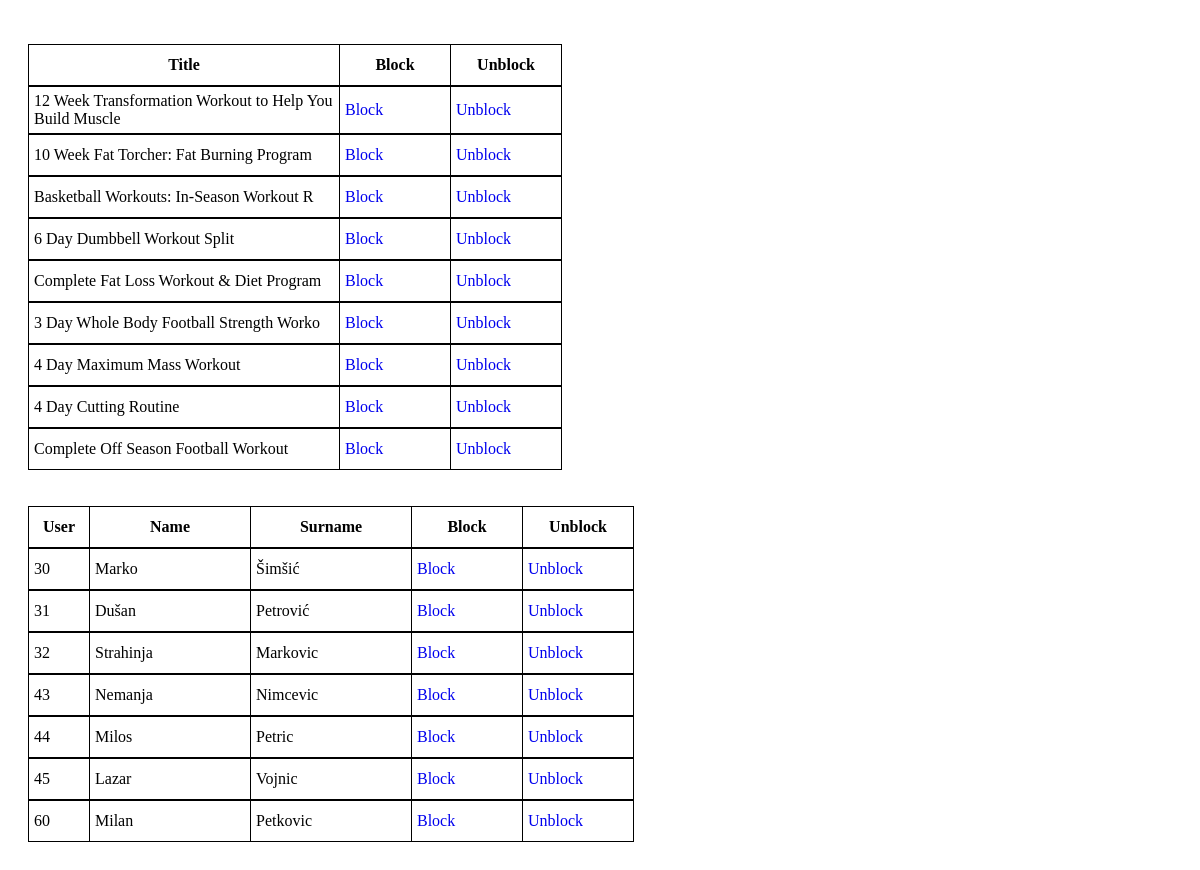
Page /web2022/admin.php on the committed database.
### tables this page shows
CREATE TABLE `users` (
  `id` int(11) NOT NULL,
  `fname` varchar(30) NOT NULL,
  `sname` varchar(30) NOT NULL,
  `age` int(3) NOT NULL,
  `phone` varchar(30) NOT NULL,
  `username` varchar(30) NOT NULL,
  `email` varchar(30) NOT NULL,
  `password` varchar(30) NOT NULL,
  `vkey` varchar(30) NOT NULL,
  `verified` tinyint(1) NOT NULL,
  `user_type` varchar(30) NOT NULL,
  `create_date` timestamp NOT NULL DEFAULT current_timestamp() ON UPDATE current_timestamp(),
  `cv` text NOT NULL,
  `image` varchar(100) NOT NULL,
  `status` varchar(20) NOT NULL DEFAULT 'pending'
);

### web2022/admin.php (the view, shortened to what this page needs)
<!DOCTYPE html>
<html>
<head>
    <link type="text/css" rel="stylesheet" href="admin.css">
</head>
<body>
<?php
require_once ('db_config.php');
echo "<br><br>";
$arrayTitle=array();
$user = $conn->query("SELECT * FROM training")->fetchAll();
foreach ($user as $row) {
    array_push($arrayTitle,$row['title']);
}
$arrayTitle=array_unique($arrayTitle);
echo '
<table>
<tr>
        <th class="column1">Title</th>
        <th class="column2">Block</th>
        <th class="column2">Unblock</th>
    </tr>
</table>
';
foreach ($arrayTitle as $title) {
    echo '
<table>
    <tr>
        <td class="column1">'.$title.'</td>
        <td class="column2"><a href="admin2.php?admin='.$title.'" target="blank">Block</a></td>
        <td class="column2"><a href="admin2.php?admin2='.$title.'" target="blank">Unblock</a></td>
    </tr>
</table>';
}
echo "<br><br>";
echo '
<table>
<tr>
        <th class="column3">User</th>
        <th class="column4">Name</th>
        <th class="column4">Surname</th>
        <th class="column2">Block</th>
        <th class="column2">Unblock</th>
    </tr>
</table>';
$data = $conn->query("SELECT * FROM users")->fetchAll();
foreach ($data as $row) {
    echo '
<table>
    <tr>
        <td class="column3">'.$row['id'].'</td>
        <td class="column4">'.$row['fname'].'</td>
        <td class="column4">'.$row['sname'].'</td>
        <td class="column2"><a href="admin2.php?admin3='.$row['id'].'" target="blank">Block</a></td>
        <td class="column2"><a href="admin2.php?admin4='.$row['id'].'" target="blank">Unblock</a></td>
    </tr>
</table>';
}
echo "<br><br>";
?>
</body>
</html>

### web2022/admin.css (style rules this page uses)
table,th,td { border-collapse: collapse; border: 1px solid black; margin-left: 20px; }
table { width: auto; height: auto; }
.column1 { width: 300px; height: 30px; padding: 5px; }
.column2 { width: 100px; height: 30px; padding: 5px; }
a { text-decoration: unset; }
.column3 { width: 50px; height: 30px; padding: 5px; }
.column4 { width: 150px; height: 30px; padding: 5px; }

### rows in the picture
users: id "30", fname "Marko", sname "Šimšić"
users: id "31", fname "Dušan", sname "Petrović"
users: id "32", fname "Strahinja", sname "Markovic"
users: id "43", fname "Nemanja", sname "Nimcevic"
users: id "44", fname "Milos", sname "Petric"
users: id "45", fname "Lazar", sname "Vojnic"
users: id "60", fname "Milan", sname "Petkovic"

### other values in the picture
$title "12 Week Transformation Workout to Help You Build Muscle"
$title "10 Week Fat Torcher: Fat Burning Program"
$title "Basketball Workouts: In-Season Workout R"
$title "6 Day Dumbbell Workout Split"
$title "Complete Fat Loss Workout & Diet Program"
$title "3 Day Whole Body Football Strength Worko"
$title "4 Day Maximum Mass Workout"
$title "4 Day Cutting Routine"
$title "Complete Off Season Football Workout"
